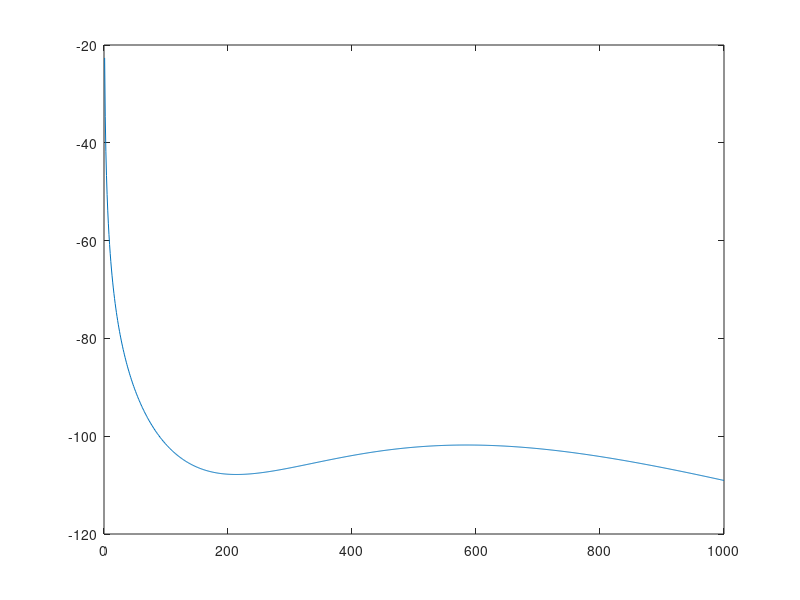

Here is the MATLAB script that generated this plot:
clear all
close all
clc

% inputs

%frequency
f = 5.8e9; %Hz
x = linspace(-100,-50,100);
% distance between reader and tag
r = 1000; %m

% miniumum required power at the receiver
Prmin = -110; %dBm

% minimum required SNR
SNRmin = 10; %dB

% noise figure
NF = 2; %dB

%Bandwidth of the receiver
BW = 1e6; %1 Hz

% Receiver Noise power
Pn = -111; %dBm

% Processing gain
Gpr = 10; %dB

%%

%Sensitivity of Receiver Calculation
N = 60;
% Transmitted power ranges
PT = linspace(-20, 30, N); %dBm
% Transmitting antenna gain
Gtx = linspace(1.76, 35, N); %dBi
% Receiving antenna gain
Gt = linspace(6, 13.07, N); %dBi

%%
%gain of the reflection amplifier fitted to the experimental results

% p1 =      0.9694;
% p2 =       2.946;
% p3 =       -3.38;
% p4 =      -16.22;
% p5 =        24.2;
p1 =    0.001327;%  (-0.008781, 0.01144)
p2 =      0.3925;%  (-2.5, 3.285)
p3 =       43.28;%  (-266.4, 353)
p4 =        2107;%  (-1.26e+04, 1.681e+04)
p5 =   3.821e+04;%  (-2.232e+05, 2.996e+05)
a1 =       34.63;%  (31.84, 42.52)
b1 =      -78.24;%  (-79.86, -74.42)
c1 =       93.67;%  (7.169, 13.86)
Gqtr = @(x) a1*exp(-((x-b1).^2/c1))+4; % x is incident tag power in dBm

% plot(x,Gqtr(x))
%%
temp_result = zeros(N^4,5);
lambda = 3e8/(f);%m
path = 10*log10((lambda./(4*pi.*r)).^2);
count = 1;
possible_rows = zeros(N^4,1);
for a = 1:length(PT)
    for b = 1:length(Gtx)
        for d = 1:length(Gt)
            Ptag = PT(a) + Gtx(b) + Gt(d) + path;
            G_tag = Gqtr(Ptag);
            P_backscattered = Ptag + G_tag + Gt(d) + Gtx(b) + path;
            index = (N^2*a-N^2) + (N*b-N)  + d;
            temp_result(index,3) = Gt(d);
            temp_result(index,2) = Gtx(b);
            temp_result(index,1) = PT(a);
            temp_result(index,4) = P_backscattered;
            temp_result(index,5) = Ptag;
            
            if((Ptag > -80 && Ptag < -60) && (P_backscattered > Prmin))
                possible_rows(count) = index;
                count = count + 1;
            end
        end
    end
end
possible_rows = possible_rows(possible_rows~=0);
result = zeros(length(possible_rows),5);
for a = 1:(length(possible_rows))
    result(a,:) = temp_result( possible_rows(a)   ,:);
end

[a,min_tag_row] = min(result(:,3));
min_Gtag_indices = find(result(:,3) == min(result(:,3)));
min_Gtag_results = zeros(length(min_Gtag_indices),5);
for a = 1:length(min_Gtag_indices)
    min_Gtag_results(a,:) = result(min_Gtag_indices(a),:);
end

%%
%Test for lower Distances
a = 1;
Pt = min_Gtag_results(a,1); Gtx = min_Gtag_results(a,2); Gt = min_Gtag_results(a,3);
r2 = 1:r;
path_test = 10*log10((lambda./(4*pi.*r2)).^2);
Ptag_test = Pt + Gtx + Gt + path_test;
Pr_test = Ptag_test + Gt + Gtx + path_test + Gqtr(Ptag_test);
plot(r2,Pr_test)

%TAKE 1



